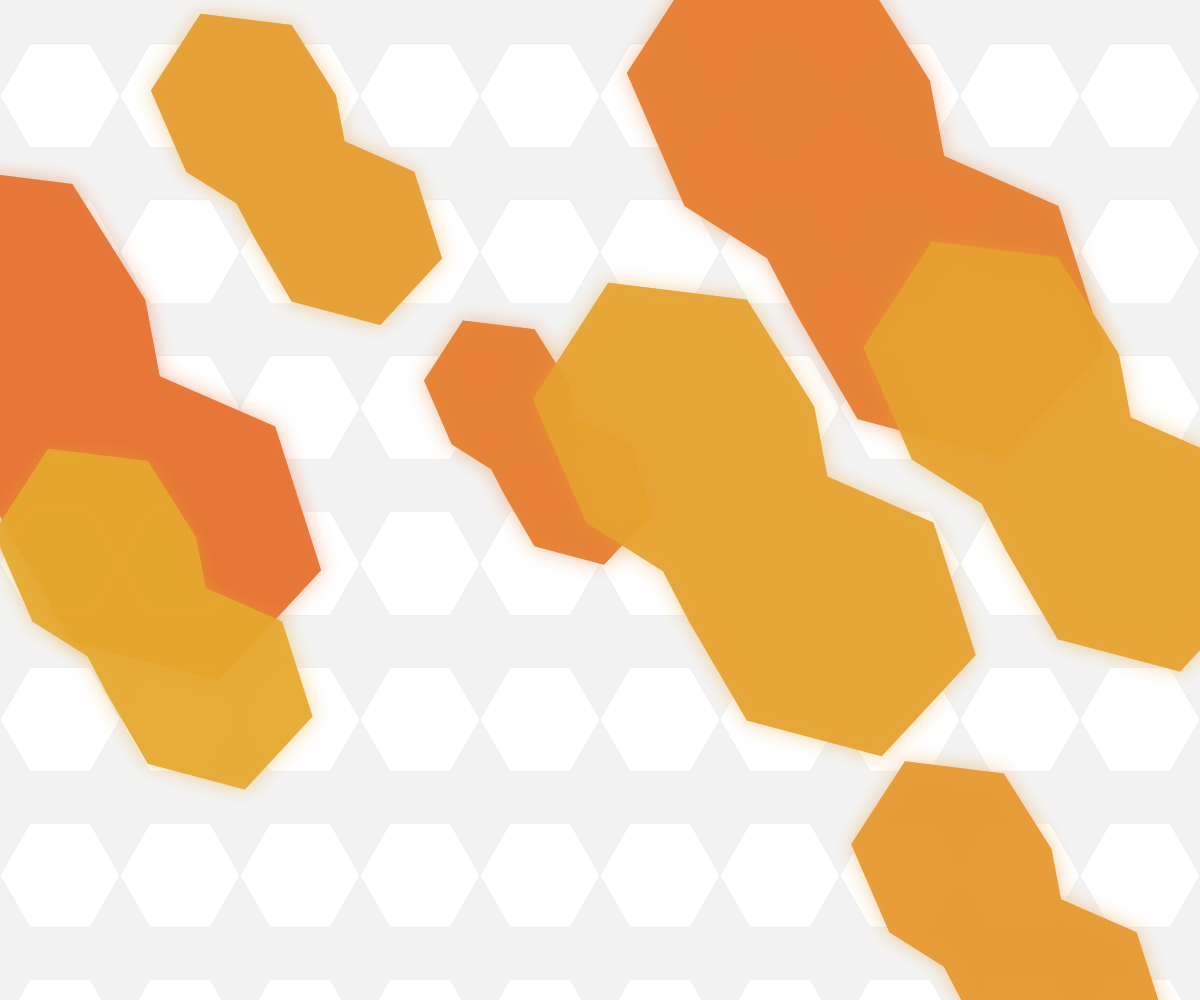
Frame 1 (no input)
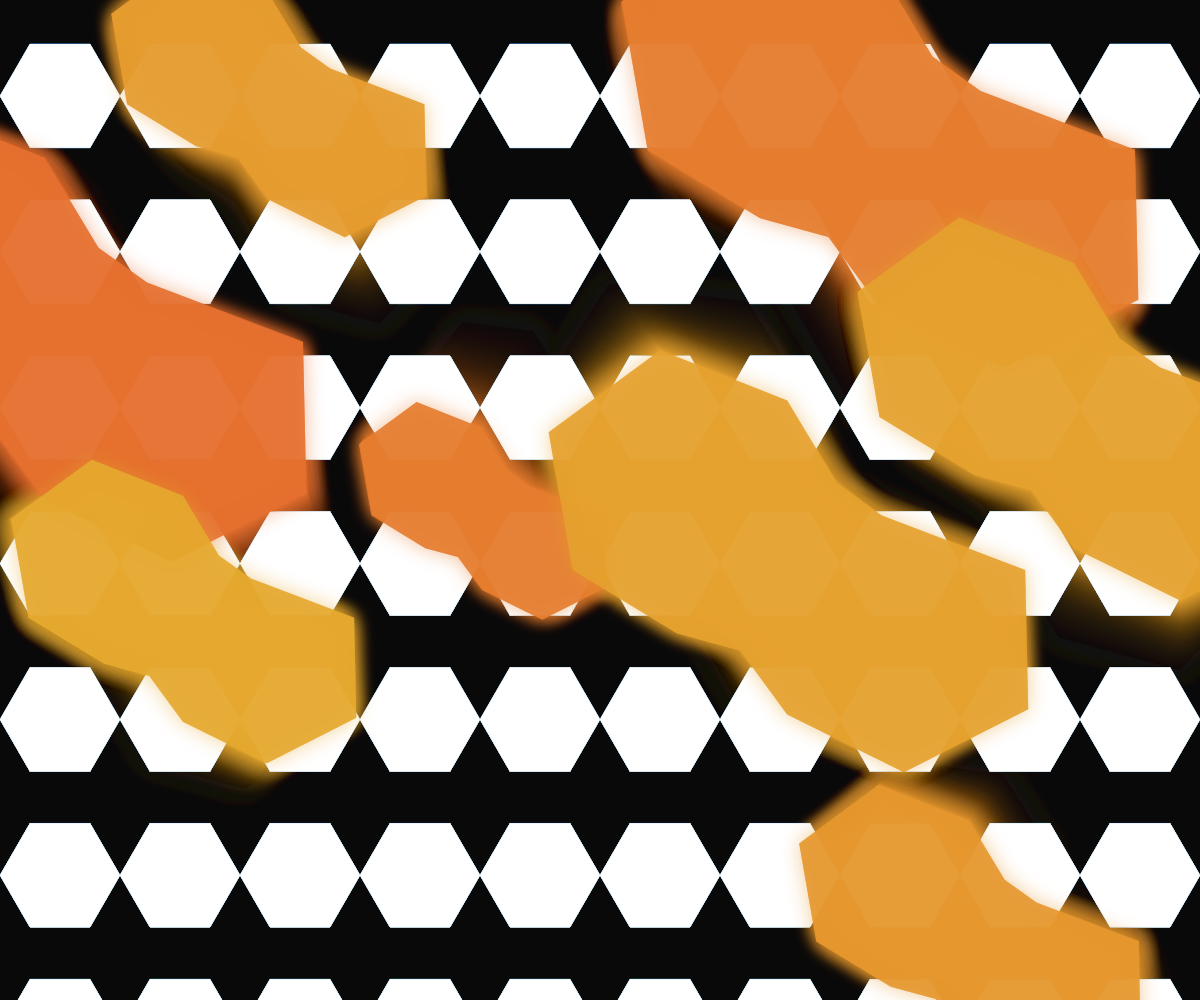
Frame 60 (no input)
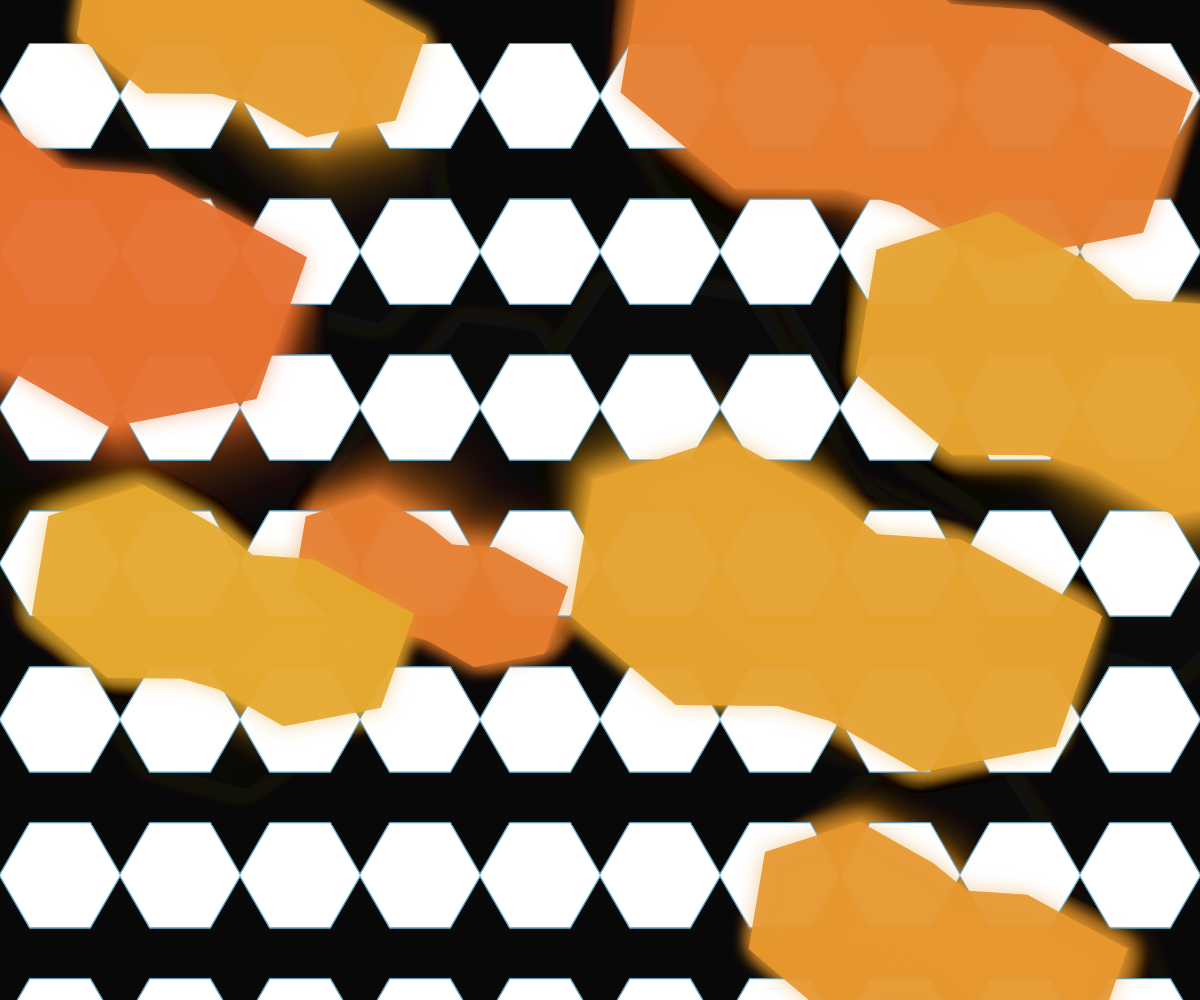
Frame 120 (the mouse pressed at the canvas centre since frame 60)

The p5.js sketch that drew these frames (run headless with seeded random() and noise() and a simulated clock; from frame 60 on, the mouse is pressed at the canvas centre):

// p5.js sketch
// ── sketch.js
let planes = [];
let hexGrid;
let transformTimer = 0;
const TRANSFORM_DURATION = 120; // frames

function setup() {
  createCanvas(windowWidth, windowHeight);
  colorMode(HSB, 360, 100, 100, 1);
  
  // Initialize amorphous planes
  for (let i = 0; i < 8; i++) {
    planes.push({
      x: random(width),
      y: random(height),
      size: random(100, 300),
      speed: random(0.5, 2),
      angle: random(TWO_PI),
      color: color(random(20, 40), 80, 90, 0.7)
    });
  }
  
  // Create hexagonal grid
  hexGrid = createGraphics(width, height);
  hexGrid.colorMode(HSB, 360, 100, 100, 1);
  hexGrid.background(0, 0, 0, 0);
  hexGrid.stroke(200, 50, 80, 0.1);
  hexGrid.strokeWeight(1);
  
  const hexRadius = 60;
  const hexWidth = hexRadius * 2;
  const hexHeight = sqrt(3) * hexRadius;
  
  for (let x = -hexRadius; x < width + hexWidth; x += hexWidth) {
    for (let y = -hexRadius; y < height + hexHeight; y += hexHeight * 1.5) {
      const offset = (y / (hexHeight * 1.5)) % 2 === 0 ? hexRadius : 0;
      drawHexagon(hexGrid, x + offset, y, hexRadius);
    }
  }
}

function draw() {
  // Background with fade effect
  background(0, 0, 0, 0.05);
  
  // Draw hexagonal grid in the background
  image(hexGrid, 0, 0);
  
  // Update and draw amorphous planes
  for (let i = 0; i < planes.length; i++) {
    let p = planes[i];
    
    // Animate plane
    p.x += cos(p.angle) * p.speed;
    p.y += sin(p.angle) * p.speed;
    p.angle += random(-0.02, 0.02);
    
    // Wrap around edges
    if (p.x < -p.size) p.x = width + p.size;
    if (p.x > width + p.size) p.x = -p.size;
    if (p.y < -p.size) p.y = height + p.size;
    if (p.y > height + p.size) p.y = -p.size;
    
    // Draw plane with glow effect
    drawGlowingPlane(p);
  }
  
  // Transformation logic
  transformTimer++;
  if (transformTimer > TRANSFORM_DURATION) {
    transformTimer = 0;
  }
  
  // Occasionally show sharp transformation
  if (transformTimer > TRANSFORM_DURATION * 0.8 && transformTimer < TRANSFORM_DURATION) {
    drawSharpGrid();
  }
}

function drawGlowingPlane(p) {
  const t = transformTimer / TRANSFORM_DURATION;
  const glowFactor = map(t, 0.8, 1, 0, 1);
  
  noStroke();
  fill(p.color);
  
  // Create a soft, amorphous shape
  beginShape();
  for (let i = 0; i < 12; i++) {
    const angle = map(i, 0, 12, 0, TWO_PI);
    const dist = p.size * (0.8 + 0.4 * sin(frameCount * 0.01 + i));
    const x = p.x + cos(angle) * dist;
    const y = p.y + sin(angle) * dist;
    vertex(x, y);
  }
  endShape(CLOSE);
  
  // Add glow effect
  drawingContext.shadowBlur = 20;
  drawingContext.shadowColor = color(p.color);
  fill(p.color);
  beginShape();
  for (let i = 0; i < 12; i++) {
    const angle = map(i, 0, 12, 0, TWO_PI);
    const dist = p.size * (0.8 + 0.4 * sin(frameCount * 0.01 + i));
    const x = p.x + cos(angle) * dist;
    const y = p.y + sin(angle) * dist;
    vertex(x, y);
  }
  endShape(CLOSE);
  drawingContext.shadowBlur = 0;
}

function drawSharpGrid() {
  // Draw sharp grid transformation
  noFill();
  stroke(200, 50, 80, 0.8);
  strokeWeight(2);
  
  const hexRadius = 60;
  const hexWidth = hexRadius * 2;
  const hexHeight = sqrt(3) * hexRadius;
  
  for (let x = -hexRadius; x < width + hexWidth; x += hexWidth) {
    for (let y = -hexRadius; y < height + hexHeight; y += hexHeight * 1.5) {
      const offset = (y / (hexHeight * 1.5)) % 2 === 0 ? hexRadius : 0;
      drawHexagon(null, x + offset, y, hexRadius);
    }
  }
}

function drawHexagon(g, x, y, r) {
  if (g) {
    g.beginShape();
    for (let i = 0; i < 6; i++) {
      const angle = TWO_PI / 6 * i;
      const px = x + cos(angle) * r;
      const py = y + sin(angle) * r;
      g.vertex(px, py);
    }
    g.endShape(CLOSE);
  } else {
    beginShape();
    for (let i = 0; i < 6; i++) {
      const angle = TWO_PI / 6 * i;
      const px = x + cos(angle) * r;
      const py = y + sin(angle) * r;
      vertex(px, py);
    }
    endShape(CLOSE);
  }
}

function windowResized() {
  resizeCanvas(windowWidth, windowHeight);
}
